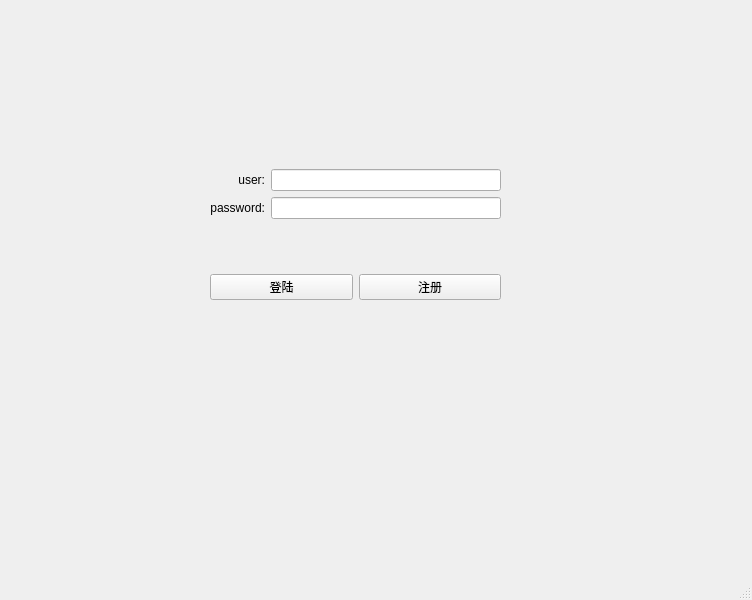
<?xml version="1.0" encoding="UTF-8"?>
<ui version="4.0">
 <class>MainWindow</class>
 <widget class="QMainWindow" name="MainWindow">
  <property name="geometry">
   <rect>
    <x>0</x>
    <y>0</y>
    <width>752</width>
    <height>600</height>
   </rect>
  </property>
  <property name="windowTitle">
   <string>MainWindow</string>
  </property>
  <widget class="QWidget" name="centralwidget">
   <widget class="QWidget" name="verticalLayoutWidget">
    <property name="geometry">
     <rect>
      <x>210</x>
      <y>120</y>
      <width>291</width>
      <height>231</height>
     </rect>
    </property>
    <layout class="QVBoxLayout" name="verticalLayout">
     <item>
      <layout class="QGridLayout" name="gridLayout_2">
       <item row="1" column="0">
        <widget class="QLabel" name="label_2">
         <property name="text">
          <string>password:</string>
         </property>
         <property name="alignment">
          <set>Qt::AlignRight|Qt::AlignTrailing|Qt::AlignVCenter</set>
         </property>
        </widget>
       </item>
       <item row="1" column="1">
        <widget class="QLineEdit" name="lineEdit_2">
         <property name="echoMode">
          <enum>QLineEdit::Normal</enum>
         </property>
        </widget>
       </item>
       <item row="0" column="1">
        <widget class="QLineEdit" name="lineEdit">
         <property name="echoMode">
          <enum>QLineEdit::Normal</enum>
         </property>
         <property name="cursorMoveStyle">
          <enum>Qt::LogicalMoveStyle</enum>
         </property>
        </widget>
       </item>
       <item row="0" column="0">
        <widget class="QLabel" name="label">
         <property name="text">
          <string>user:</string>
         </property>
         <property name="alignment">
          <set>Qt::AlignRight|Qt::AlignTrailing|Qt::AlignVCenter</set>
         </property>
        </widget>
       </item>
      </layout>
     </item>
     <item>
      <layout class="QVBoxLayout" name="verticalLayout_2">
       <item>
        <layout class="QGridLayout" name="gridLayout">
         <item row="0" column="0">
          <widget class="QPushButton" name="pushButton">
           <property name="text">
            <string>登陆</string>
           </property>
          </widget>
         </item>
         <item row="0" column="1">
          <widget class="QPushButton" name="pushButton_2">
           <property name="text">
            <string>注册</string>
           </property>
          </widget>
         </item>
        </layout>
       </item>
      </layout>
     </item>
    </layout>
   </widget>
  </widget>
  <widget class="QMenuBar" name="menubar">
   <property name="geometry">
    <rect>
     <x>0</x>
     <y>0</y>
     <width>752</width>
     <height>26</height>
    </rect>
   </property>
  </widget>
  <widget class="QStatusBar" name="statusbar"/>
 </widget>
 <resources/>
 <connections/>
</ui>
